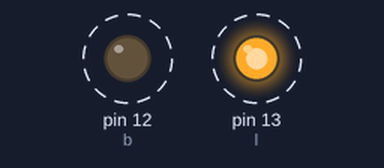
Simulated run of this sketch. Board: Arduino Uno, built with avr-gcc and run on an emulated ATmega328P. On the bench: output pins drawn as LEDs (lit = HIGH). Dashed ring = blinking.

Above: at 0.5 s.
Timing chart, 0 to 4.6 s (numbered marks = the images above):
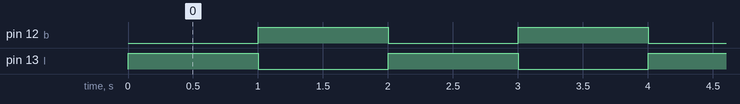

Measured:
- by itself, pin 12 (b), pin 13 (l): alternates HIGH for 1.0 s and LOW for 1.0 s

The sketch:

digilit.ino
```cpp
int l=13;
int b=12;
void setup(){
  pinMode(l,OUTPUT);
  pinMode(b,OUTPUT);
}
void loop(){
  digitalWrite(l,HIGH);
  digitalWrite(b,LOW);
  delay(1000);
  digitalWrite(b,HIGH);
  digitalWrite(l,LOW);
  delay(1000);
}
```
